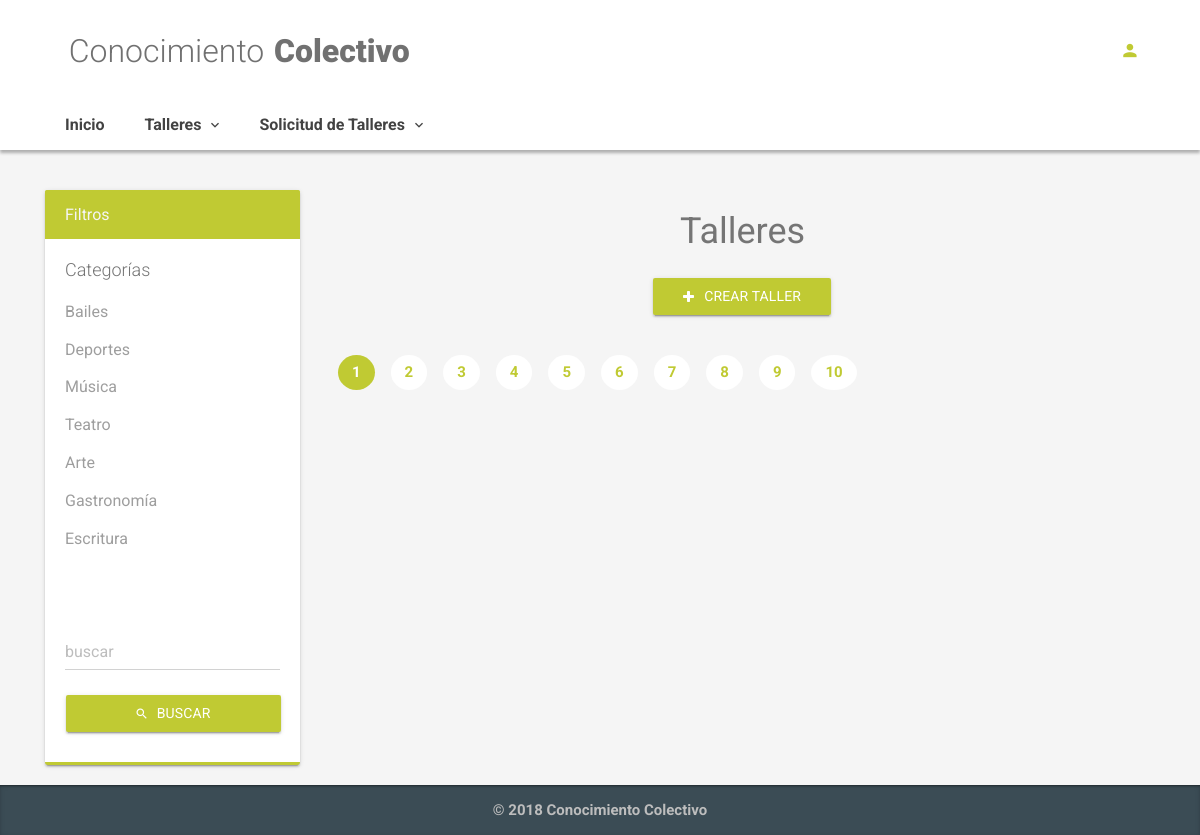
/index.php/workshop, run on the app's committed database.
### tables this page shows
CREATE TABLE `categories` (
  `id` int(11) NOT NULL AUTO_INCREMENT,
  `name` varchar(20) NOT NULL,
  `parent_id` int(11) DEFAULT NULL,
  `removed` enum('Activo','Eliminado') DEFAULT NULL,
  PRIMARY KEY (`id`)
);

### application/controllers/Workshop.php (called while the page is built, shortened)
<?php
class Workshop extends CI_Controller {
    public function __construct() {
		$this->load->model('workshop_model');
	}
	public function index() {
		$rp = 2;
		$category = (isset($_GET['category']))? $_GET['category']:[];
		$q = (isset($_GET['q']))? $_GET['q']:'';
		$page = (isset($_GET['page']))? $_GET['page']:'1';
		$wrk = $this->workshop_model->search_by_category_title($page,$category,$q,$rp);
		$num_pages = $this->workshop_model->get_total_search($category,$q,$rp);
		$catlist = $this->workshop_model->get_categories_list();
		$dataView=[
			'page'=>'workshops/list',
			'lists'=>$wrk ,
			'lis'=>$catlist,
			'q'=>$q,
			'category'=>$category,
			'pagination'=>$page,
			'num_pages'=>$num_pages,
		];
		$this->load->view('template/basic',$dataView);
	}
}

### index.php (called while the page is built, shortened)
<?php
require_once BASEPATH.'core/CodeIgniter.php';

### application/models/Workshop_model.php (called while the page is built, shortened)
<?php
class Workshop_model extends CI_Model {
   public function get_categories_list(){
    $sql = "SELECT
           id,
           name
      FROM
        categories;";
        $query = $this->db->query($sql);
        return $query->result_array();
    }
  public function get_total_search($category,$q,$rp){
    $sql = $this->get_sql_search($category,$q);
    $query = $this->db->query($sql);
    $total = $query->num_rows();
    return ceil($total/$rp);
  }
    public function get_sql_search($category,$q){
          $sql = "SELECT
              w.id AS w_id,
              w.title,
              w.description,
              DATE_FORMAT(w.start_date,'%d-%m-%Y') AS start_date,
              w.start_time,
              w.end_time,
              w.amount,
              w.removed,
              c.id,
              c.name,
              sc.sub_name,
              l.id AS level_id,
              l.level AS level_name
            FROM
              workshops AS w
              INNER JOIN categories AS c
                ON w.`category_id` = c.`id`
                INNER JOIN subcategories AS sc
                ON w.`subcategory_id` = sc.`id`
                  INNER JOIN level AS l
                  ON w.level_id = l.id
                WHERE w.removed = 'Activo'
                 ";
      $sql.=" ORDER BY w.id ";
      return $sql;
    }
}

### application/views/workshops/list.php (the view, shortened to what this page needs)
<div class="container">
	<div class="row">
		<div class="col-lg-3">
			<div class="card card-primary">
				<div class="card-header">
					<h3 class="card-title">Filtros</h3>
				</div>
				<div class="card-body">
					<form class="form-horizontal" id="workshop_form">
						<h4 class="mb-1 no-mt">Categorías</h4>
						<fieldset>
							<?php foreach($lis as $rowc){
								$isselect = (isset($category[$rowc['id']]))? 'checked':'';  ?>
							<div class="form-group no-mt">
								<div class="checkbox">
									<label>
										<?php echo $rowc['name']?> </label>
								</div>
								<?php }?>
						</fieldset>
						<div class="form-group">
							<input type="text" name="q" class="form-control" value="<?php echo $q?>" placeholder="buscar" > </div>
						<button type="submit" class="btn btn-primary btn-raised btn-block">
							<i class="zmdi zmdi-search"></i>Buscar</button>
					</form>
					</div>
				</div>
			</div>
			<div class="col-lg-9">
				<h1 align="center">
					<strong>Talleres</strong>
				</h1>
				<p class="text-center">
					<a href="<?php echo site_url('workshop/create')?>" class="btn btn-primary btn-raised text-right" role="button">
						<i class="fa fa-plus"></i>Crear Taller</a>
				</p>
				<nav id="workshop_navigate_list" aria-label="Page navigation">
					<ul class="pagination pagination-plain">
            <?php for($page_i = 1;$page_i<=$num_pages && $num_pages>1;$page_i++){?>
						<li class="page-item <?php echo ($page_i==$pagination)? 'active':'';?>">
							<a class="page-link" href="<?php echo $page_i;?>"><?php echo $page_i;?></a>
						</li>
            <?php }?>
					</ul>
				</nav>
			</div>
		</div>
	</div>
</div>

### data on the page
categories: name "Bailes"
categories: name "Deportes"
categories: name "Música"
categories: name "Teatro"
categories: name "Arte"
categories: name "Gastronomía"
categories: name "Escritura"
